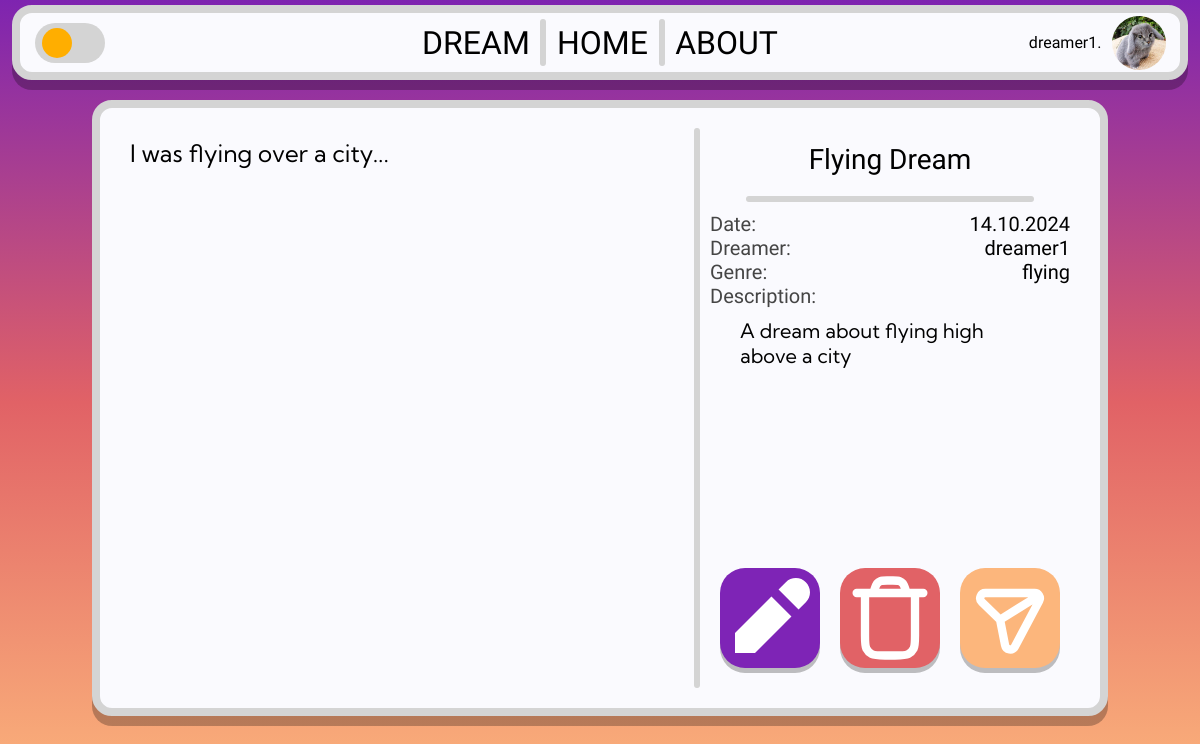
Page /dream/5ed0947f-4d8b-4fa4-aaa4-84408a59d760 (signed in) on the committed database.
### tables this page shows
CREATE TABLE users (
        user_id TEXT PRIMARY KEY,
        username TEXT NOT NULL UNIQUE,
        hash TEXT NOT NULL,
        email TEXT,
        admin BOOLEAN DEFAULT FALSE
    , verified bool);

CREATE TABLE dreams (
        dream_id TEXT PRIMARY KEY,
        content TEXT,
        title TEXT,
        description TEXT,
        author_id TEXT,
        tag TEXT,
        upload_date DATE NOT NULL,
        likes INTEGER DEFAULT 0, private BOOL,
        FOREIGN KEY (author_id) REFERENCES users(user_id)
    );

### app.py (the view)
@app.route("/dream/<dream_id>")
def dream(dream_id):
    username, user_id = get_session_info()
    profile_pic = get_profile_picture(user_id)
    with db:
        cursor.execute("SELECT * FROM dreams WHERE dream_id = ?", (dream_id,))
        dream = cursor.fetchone()
        if dream is None:
            return "Dream not found", 404
        else:
            content = dream[1]
            title = dream[2]
            description = dream[3]
            author_id = dream[4]
            tag = dream[5]
            upload_date = dream[6]
            upload_date = datetime.strptime(upload_date, "%Y-%m-%d")
            upload_date = upload_date.strftime("%d.%m.%Y")
            cursor.execute("SELECT username FROM users WHERE user_id = ?", (author_id,))
            author_name = cursor.fetchone()[0]
    if user_id == author_id:
        user_is_author = True
    else:
        user_is_author = False
    return render_template(
        "dream.html",
        dream_id=dream_id,
        id=dream_id,
        title=title,
        content=content,
        author=author_name,
        tag=tag,
        upload_date=upload_date,
        description=description,
        user_is_author=user_is_author,
        username=username,
        user_id=user_id,
        profile_pic=profile_pic,
    )

### app.py (called while the page is built)
def get_profile_picture(user_id):
    if user_id is None:
        return None
    exts = ["png", "jpg", "jpeg", "gif", "webp", "jfif"]
    for ext in exts:
        if os.path.exists(f"{user_id}.{ext}"):
            return f"{user_id}.{ext}"
    return "default.jpg"

def get_session_info():
    if "username" in session:
        username = session.get("username")
        user_id = session.get("user_id")
    else:
        username = None
        user_id = None
    return username, user_id

### templates/dream.html (shortened to what this page needs)
<!DOCTYPE html>
<html lang="en">
<head>
    <link rel="stylesheet" href="{{ url_for('static', filename='css/dream.css') }}">
    <link rel="stylesheet" href="{{ url_for('static', filename='css/base.css') }}">
</head>
<body>
    <div class="header-container">
        <div class="header-left">
            <label class="switch" id="dark-mode-switch">
                <span class="slider round"></span>
            </label>
        </div>
        <div class="header-mid">
            <div class="header-buttons dreams-button">DREAM</div>
            <div class="vl" style="height: 80%;"></div>
            <div class="header-buttons home-button">HOME</div>
            <div class="vl" style="height: 80%;"></div>
            <div class="header-buttons about-button">ABOUT</div>
        </div>
        <div class="header-right">
            {% if username %}
            <span id="user-name">{{ username }}.</span>
            <img src="{{ url_for('static', filename='images/profilephotos/' + profile_pic) }}" id="pfp">
            {% else %}
            <a href="{{ url_for('login') }}" class="header-buttons">LOGIN</a>
            {% endif %}
        </div>
    </div>
    <div class="main-content">
        <div class="dream-content">
            {{ content }}
        </div>
        <div class="vl" style="height: 100%;" id="dream-seperator"></div>
        <div class="info-and-buttons">
            <div class="dream-title">{{ title }}</div>
            <div class="hl" style="width: 80%; align-self: center;"></div>
            <div class="dream-info">
                <div class="dream-info-left">
                    Date:<br>
                    Dreamer:<br>
                    Genre:<br>
                    Description:<br>
                </div>
                <div class="dream-info-right">
                    {{ upload_date }}<br>
                    {{ author }}<br>
                    {{ tag }}<br>
                </div>
            </div>
            <div class="dream-description">
                {{ description }}
            </div>
    <div class="dream-options">
        {% if user_is_author %}
            <div class="dream-buttons edit-dream-button">
            </div>
            <div class="dream-buttons delete-dream-button">
            </div>
        {% endif %}
        <div class="dream-buttons share-dream-button">
        </div>
    </div>
</div>
</div>
</body>
</html>

### static/css/dream.css (style rules this page uses)
.main-content { background-color: #FAFAFE; border: 8px solid #D4D4D4; border-radius: 20px; width: 80%; height: 70%; box-shadow: 0px 10px 0px 0px rgba(0,0,0,0.26); -webkit-box-shadow: 0px 10px 0px 0px rgba(0,0,0,0.26); -moz-box-shadow: 0px 10px 0px 0px rgba(0,0,0,0.26); padding: 20px; margin: 20px; display: flex; flex-direction: row; justify-content: baseline; }
.dream-content { padding: 10px; flex: 2; overflow-y: scroll; }
.info-and-buttons { display: flex; flex-direction: column; align-items: center; padding: 10px; flex: 1; }
.dream-content { font-family: 'Kumbh Sans', sans-serif; font-size: 24px; }
.dream-title { font-family: 'Krona One', sans-serif; font-size: 28px; margin: 5px; margin-bottom: 20px; }
.dream-info { width: 100%; display: flex; flex-direction: row; justify-content: space-between; margin-top: 10px; }
.dream-info-left, .dream-info-right { font-size: 20px; font-family: 'Krona One', sans-serif; }
.dream-info-left { text-align: left; color: #454545; }
.dream-info-right { text-align: right; color: #000000; }
.dream-description { font-family: 'Kumbh Sans', sans-serif; font-size: 20px; margin-top: 10px; margin-left: 30px; margin-right: 30px; text-align: left; overflow-y: scroll; flex: 1; }
.dream-options { display: flex; flex-direction: row; justify-content: space-between; margin-top: 20px; }
.dream-buttons { height: 100px; width: 100px; border-radius: 25px; color: #fff; margin: 10px; cursor: pointer; display: flex; justify-content: center; align-items: center; transition: transform 0.2s; box-shadow: 0px 5px 0px 0px rgba(0,0,0,0.25); }
.edit-dream-button { background-color: #7E24B6; }
.delete-dream-button { background-color: #E16266; }
.share-dream-button { background-color: #FCB67C; }

### static/css/base.css (style rules this page uses)
html { height: 100%; width: 100%; }
body { width: 100%; height: 100%; margin: 0; padding: 0; background: rgb(126,36,176); background: -moz-linear-gradient(180deg, rgba(126,36,176,1) 0%, rgba(225,98,102,1) 50%, rgba(252,182,124,1) 100%); background: -webkit-linear-gradient(180deg, rgba(126,36,176,1) 0%, rgba(225,98,102,1) 50%, rgba(252,182,124,1) 100%); background: linear-gradient(180deg, rgba(126,36,176,1) 0%, rgba(225,98,102,1) 50%, rgba(252,182,124,1) 100%); background-repeat: no-repeat; background-attachment: fixed; background-size: cover; filter: progid:DXImageTransform.Microsoft.gradient(startColorstr="#7e24b0",endColorstr="#fcb67c",GradientType=1); font-family: 'Kumbh Sans', sans-serif; padding-top: 5px; display: flex; flex-direction: column; align-items: center; color: black; }
.header-container { display: flex; justify-content: center; align-items: center; background-color: #FAFAFE; border: #D4D4D4 8px solid; border-radius: 20px; width: 98%; height: 75px; font-family: 'Sulphur Point', sans-serif; box-shadow: 0px 10px 0px 0px rgba(0,0,0,0.26); -webkit-box-shadow: 0px 10px 0px 0px rgba(0,0,0,0.26); -moz-box-shadow: 0px 10px 0px 0px rgba(0,0,0,0.26); box-sizing: border-box; }
.vl { border-left: 6px solid #D4D4D4; border-radius: 20px; }
.hl { border-top: 6px solid #D4D4D4; border-radius: 20px; }
.header-left, .header-right, .header-mid { display: flex; justify-content: center; align-items: center; width: 32.5%; height: 100%; }
.header-mid { justify-content: space-evenly; }
.header-left { justify-content: start; }
.header-right { justify-content: end; }
.header-buttons { background-color: rgba(255, 255, 255, 0); padding: 8px; transition: 0.2s; font-weight: lighter; border-radius: 10px; font-size: 32px; }
#pfp { width: 54px; height: 54px; border-radius: 50%; margin-left: 10px; cursor: pointer; }
.switch { position: relative; display: inline-block; width: 70px; height: 40px; }
.slider { position: absolute; cursor: pointer; top: 0; left: 0; right: 0; bottom: 0; background-color: #D4D4D4; -webkit-transition: .4s; transition: .4s; }
.slider:before { position: absolute; content: ""; height: 30px; width: 30px; left: 7px; bottom: 5px; background-color: #FFAE00; -webkit-transition: .3s; transition: .3s; }
.slider.round { border-radius: 34px; }
.slider.round:before { border-radius: 50%; }

### rows in the picture
users: username "dreamer1"
dreams: content "I was flying over a city...", title "Flying Dream", tag "flying", description "A dream about flying high above a city"

### other values in the picture
{{ upload_date }} "14.10.2024"
